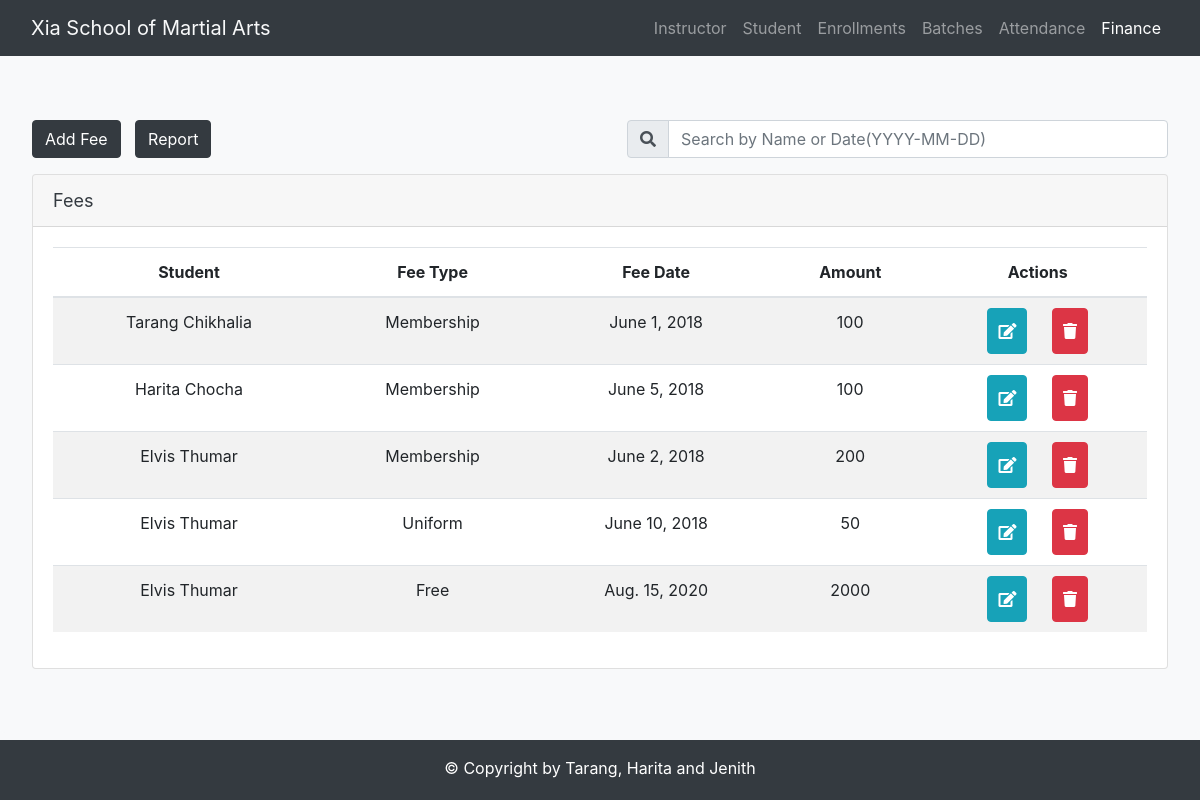
/finance/, run on the app's committed database.
### student/models.py (models this page shows, shortened)
class Fee(models.Model):
    DUE_DAY = 5
    fee_name = models.CharField(max_length=50)
    fee_date = models.DateField(default=timezone.now)
    fee_amount = models.IntegerField()
    student = models.ForeignKey(Student, on_delete=models.CASCADE, related_name='pays')

class Student(models.Model):
    first_name = models.CharField(max_length=100)
    last_name = models.CharField(max_length=100)
    street_name = models.CharField(max_length=100, default="NA")
    city = models.CharField(max_length=100, default="NA")
    province = models.CharField(max_length=100, default="NA")
    postal_code = models.CharField(max_length=10, default="NA")
    date_of_birth = models.DateField()
    date_of_joining = models.DateField(default=timezone.now)
    phone_number = models.CharField(validators=[phone_regex], max_length=17, blank=True)
    rank = models.CharField(max_length=50, choices=BELT_COLOR, default='White')
    guardian = models.ForeignKey(Guardian, null=True, blank=True, on_delete=models.SET_NULL, related_name='children')
    def __str__(self):
        return self.first_name +" " + self.last_name

### student/views.py (the view)
# urls.py: path('finance/', views.FinanceIndexView.as_view(), name='finance'),
class FinanceIndexView(generic.ListView):
    template_name = 'student/finance.html'
    def get_queryset(self):
        return Fee.objects.all()

### student/templates/student/finance.html (shortened to what this page needs)
{% extends 'student/base.html' %}
{% load staticfiles %}
{% block css %}
<link rel="stylesheet" href="{% static 'student\finance.css' %}">
{% endblock %}
{% block activefinance %}active{% endblock %}
{% block body%}
<div class="jumbotron bg-light">
    <div class="row">
        <div class="col col-lg-12">
            <a class="btn btn-dark" href="{% url 'student:finance-add' %}" role="button">Add Fee</a>
            <a class="btn btn-dark" href="{% url 'student:report' %}" role="button" style="margin-left:10px;">Report</a>
            <div class="form-group float-right">
                <form action="{% url 'student:finance-search' %}" method="GET" accept-charset="utf-8">
                    <div class="input-group">
                        <div class="input-group-prepend">
                            <i class="fa fa-search input-group-text" style="padding-top:10px;"></i>
                        </div>
                        <input
                                class="form-control"
                                type="text" name="q"
                                value="{{request.GET.q}}"
                                placeholder="Search by Name or Date(YYYY-MM-DD)"
                                style="width:500px;"/>
                    </div>
                </form>
            </div>
            <div style="margin-top:1em" class="card">
                <div class="card-header text-dark table-heading">Fees</div>
                <div class="card-body panel-full">
                    <table class="table table-responsive-sm table-striped table-condensed sortable">
                        <thead>
                            <tr class="text-center">
                                <th align="center">Student</th>
                                <th align="center">Fee Type</th>
                                <th align="center">Fee Date</th>
                                <th align="center">Amount</th>
                                <th align="center">Actions</th>
                            </tr>
                        </thead>
                        <tbody>
                            {% for fee in object_list %}
                            <tr class="text-center">
                                <td>{{ fee.student }}</td>
                                <td>{{ fee.fee_name }}</td>
                                <td>{{ fee.fee_date }}</td>
                                <td>{{ fee.fee_amount }}</td>
                                <td style="padding: 0px">
                                    <a class="btn btn-info click" style="display:'inline-block'" href="{% url 'student:finance-update' fee.id %}" role="button">
                                        <i class="fa fa-edit"></i>
                                    </a>
                                    <a class="btn btn-danger click" href="{% url 'student:finance-delete' fee.id %}" role="button">
                                        <i class="fa fa-trash"></i>
                                    </a>
                                </td>
                            </tr>
                            {% endfor %}
                        </tbody>
                    </table>
                </div>
            </div>
        </div>
    </div>
</div>
{% endblock %}

### student/static/student/finance.css (style rules this page uses)
.table-heading { font-size: 18px; }
.click { padding: 10px; margin: 10px; }

### data on the page
Fee: student "Tarang Chikhalia", fee_name "Membership", fee_date "June 1, 2018", fee_amount "100"
Fee: student "Harita Chocha", fee_name "Membership", fee_date "June 5, 2018", fee_amount "100"
Fee: student "Elvis Thumar", fee_name "Membership", fee_date "June 2, 2018", fee_amount "200"
Fee: student "Elvis Thumar", fee_name "Uniform", fee_date "June 10, 2018", fee_amount "50"
Fee: student "Elvis Thumar", fee_name "Free", fee_date "Aug. 15, 2020", fee_amount "2000"
